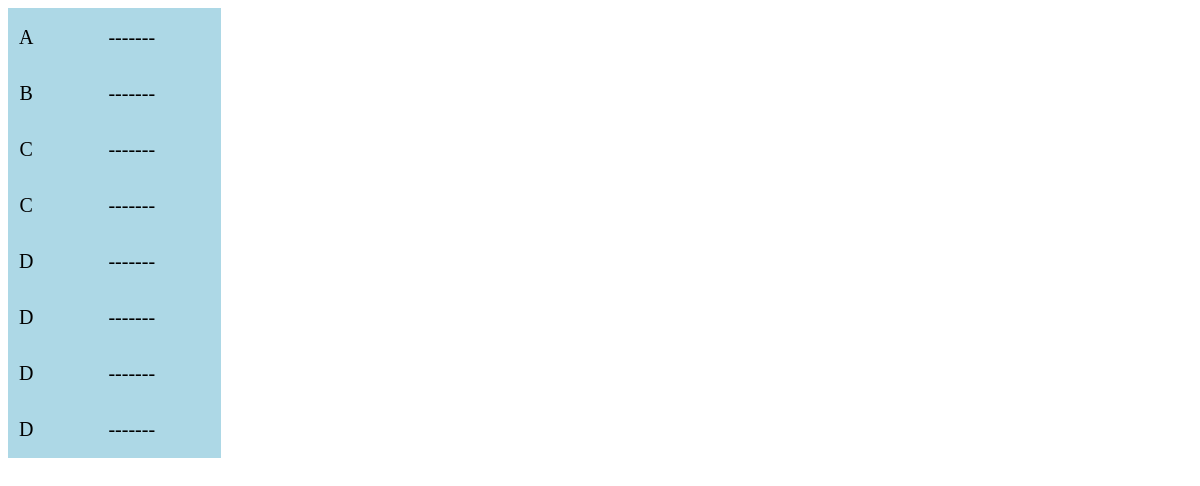
The app's page /2016/groups/ant.php, older data.
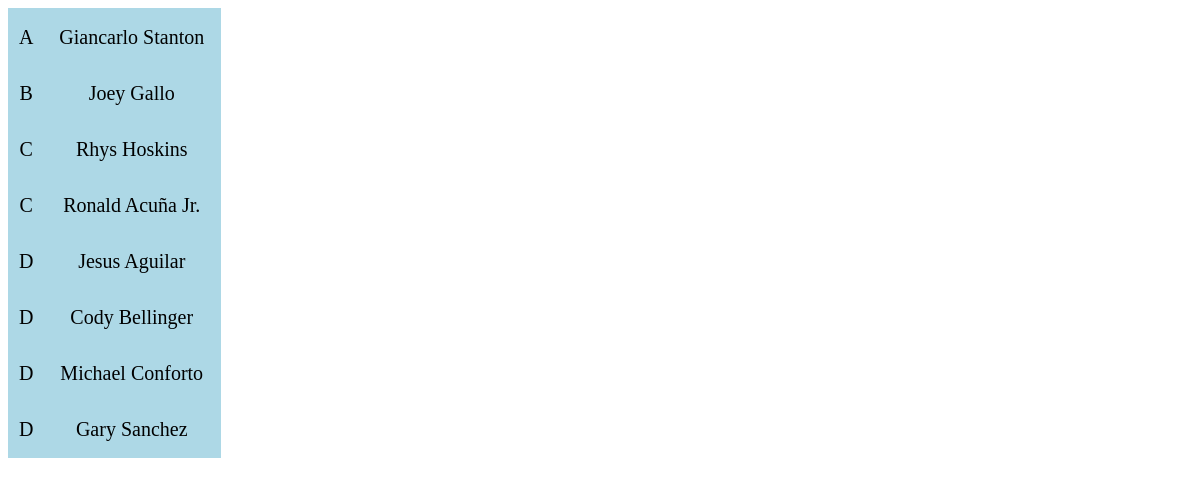
The same page, newer data.
### tables this page shows
CREATE TABLE `ant` (
  `id` int(11) DEFAULT NULL,
  `pid` int(11) DEFAULT NULL,
  `player` varchar(255) DEFAULT NULL,
  `homeRuns` int(11) DEFAULT '0'
);

### 2016/update.php (the view, shortened to what this page needs)
<?php
	include("connect.php");
			function passPicks($table, $start, $end) {
				global $conn;
				$char = '';
				for($i = $start; $i <= $end; $i++) {
					if ($i == 1) {
						$char = 'A';
					} else if ($i == 2) {
						$char = 'B';
					} else if ($i == 3 or $i == 4) {
						$char = 'C';
					} else {
						$char = 'D';
					}
					$sql = "select player from ".$table." where id=".$i;
					$result = $conn->query($sql);
					if ($result->num_rows > 0) {
						while($row = $result->fetch_assoc()){
							echo "<tr><td id='middle' width=30px>".$char."</td><td id='middle' width=170px>".$row['player']."</td></tr>";
						}
					} else {
						echo "<tr><td id='middle' width=30px>".$char."</td><td id='middle' width=170px>-------</td></tr>";
					}
				}
			}
		?>

Row changes from the older to the newer data that the page shows:
added ant: char "A", player "Giancarlo Stanton"
added ant: char "B", player "Joey Gallo"
added ant: char "C", player "Rhys Hoskins"
added ant: char "C", player "Ronald Acuña Jr."
added ant: char "D", player "Jesus Aguilar"
added ant: char "D", player "Cody Bellinger"
added ant: char "D", player "Michael Conforto"
added ant: char "D", player "Gary Sanchez"
Text that changed along with them:
list line gone: "A -------"
list line gone: "B -------"
list line gone: "C -------"
list line gone: "D -------"
